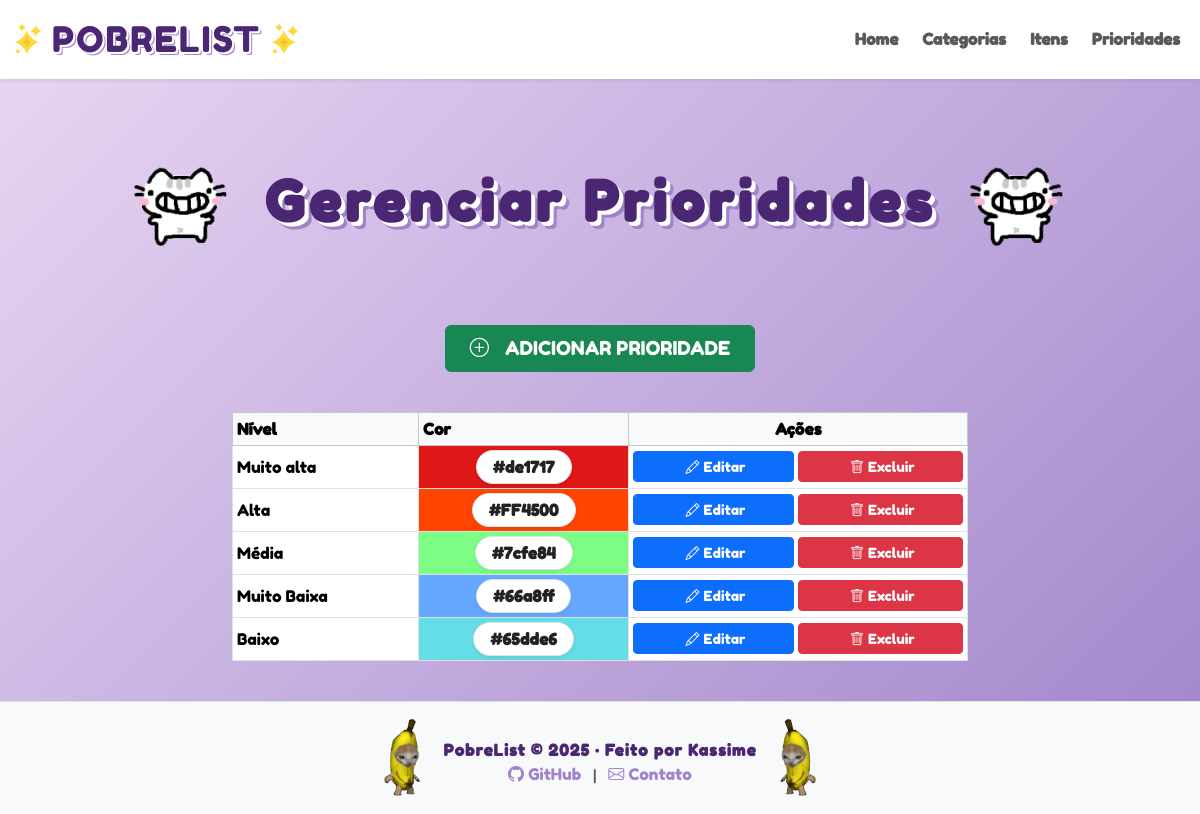
Screenshot of /view/prioridades/listar.php with the database file from the repository.
### tables this page shows
CREATE TABLE `prioridade` (
  `id` int NOT NULL,
  `nivel` varchar(50) NOT NULL,
  `prioridade_cor` varchar(7) NOT NULL
);

### util/Connection.php (called while the page is built, shortened)
<?php
class Connection {
    private static $conn = null;
    public static function getConnection() {
        if(self::$conn == null) {
            try {
                $opcoes = array(
                    PDO::MYSQL_ATTR_INIT_COMMAND => "SET NAMES utf8",
                    PDO::ATTR_ERRMODE => PDO::ERRMODE_EXCEPTION,
                    PDO::ATTR_DEFAULT_FETCH_MODE => PDO::FETCH_ASSOC);
                $strConn = "mysql:host=" . DB_HOST . ";dbname=" . DB_NAME;
                self::$conn = new PDO($strConn, DB_USER, DB_PASSWORD, $opcoes);
            } catch(PDOException $e) {
                echo "Erro ao conectar na base de dados.<br>";
                print_r($e);
            }
        }
        return self::$conn;
    }
}

### controller/PrioridadeController.php (called while the page is built, shortened)
<?php
require_once(__DIR__ . '/../dao/PrioridadeDAO.php');
require_once(__DIR__ . '/../model/Prioridade.php');
class PrioridadeController {
	private PrioridadeDAO $prioridadeDAO;
	public function __construct() {
		$this->prioridadeDAO = new PrioridadeDAO();
	}
	public function listar() {
		return $this->prioridadeDAO->listar();
	}
}

### dao/PrioridadeDAO.php (called while the page is built, shortened)
<?php
require_once(__DIR__ . '/../util/Connection.php');
require_once(__DIR__ . '/../model/Prioridade.php');
class PrioridadeDAO
{
	private $conn;
	public function __construct()
	{
		$this->conn = Connection::getConnection();
	}
	public function listar()
	{
		$sql = "SELECT * FROM prioridade";
		$stmt = $this->conn->prepare($sql);
		$stmt->execute();
		$result = $stmt->fetchAll(PDO::FETCH_ASSOC);
		$prioridades = [];
		foreach ($result as $row) {
			$prioridade = new Prioridade();
			$prioridade->setId($row['id']);
			$prioridade->setNivel($row['nivel']);
			$prioridade->setCor($row['prioridade_cor']);
			$prioridades[] = $prioridade;
		}
		return $prioridades;
	}
}

### model/Prioridade.php (called while the page is built)
<?php
class Prioridade {
	private ?int $id;
	private ?string $nivel;
	private ?string $cor;
	public function getId(): ?int
	{
		return $this->id;
	}
	public function setId(?int $id): self
	{
		$this->id = $id;
		return $this;
	}
	public function getNivel(): ?string
	{
		return $this->nivel;
	}
	public function setNivel(?string $nivel): self
	{
		$this->nivel = $nivel;
		return $this;
	}
	public function getCor(): ?string
	{
		return $this->cor;
	}
	public function setCor(?string $cor): self
	{
		$this->cor = $cor;
		return $this;
	}
}

### view/prioridades/listar.php (the view, shortened to what this page needs)
<?php
require_once(__DIR__ . '/../../controller/PrioridadeController.php');
$prioridadeCont = new PrioridadeController();
$prioridades = $prioridadeCont->listar();
include_once(__DIR__ . '/../include/header.php');
include_once(__DIR__ . '/../include/nav.php');
?>
<div class="container my-4">
    <div class="row justify-content-center mb-5">
        <div class="w-100 col-12 d-flex justify-content-center align-items-center gap-2 flex-wrap">
                <img src="../../src/img/prioridade.png" alt="Estrela direita" style="height:150px;width:auto;">
            <h1 class="pobrelist-subtitulo fw-bold text-nowrap text-center m-0"
                style="font-family:'More Sugar','Fredoka One',cursive; color:#4b2673; text-shadow: 4px 4px 0 #fff, 7px 7px 0 #a084ca; letter-spacing:4px; font-size:clamp(2rem, 6vw, 3.5rem);">
                Gerenciar Prioridades
            </h1>
                <img src="../../src/img/prioridade.png" alt="Estrela direita" style="height:150px;width:auto;">
        </div>
    </div>
    <div class="row g-3 align-items-center justify-content-center mb-4">
        <div class="col-auto mb-3">
            <a href="inserir.php" class="btn btn-success d-flex align-items-center gap-2 px-4 py-2" style="font-size:1.2rem;">
                <span class="me-2"><i class="bi bi-plus-circle"></i></span>
                ADICIONAR PRIORIDADE
            </a>
        </div>
    </div>
    <div class="row justify-content-center">
        <div class="col-12 col-md-10 col-lg-8">
            <div class="table-responsive">
                <table class="table table-bordered table-hover table-sm align-middle bg-white">
                    <thead class="table-light">
                        <tr>
                            <th>Nível</th>
                            <th>Cor</th>
                            <th class="text-center">Ações</th>
                        </tr>
                    </thead>
                    <tbody>
                        <?php if (empty($prioridades)): ?>
                            <tr>
                                <td colspan="3" class="text-center">Nenhuma prioridade cadastrada.</td>
                            </tr>
                        <?php else: ?>
                            <?php foreach ($prioridades as $p): ?>
                                <tr>
                                    <td><?= htmlspecialchars($p->getNivel()) ?></td>
                                    <td class="text-center" style="background-color: <?= htmlspecialchars($p->getCor()) ?>; color: #222; font-weight: bold;">
                                        <span class="badge rounded-pill px-3 py-2 border shadow-sm"
                                              style="background: #fff; color: #222; font-size: 1rem;">
                                            <?= htmlspecialchars($p->getCor()) ?>
                                        </span>
                                    </td>
                                    <td class="text-center">
                                        <div class="d-flex flex-wrap justify-content-center gap-1">
                                            <a href="alterar.php?id=<?= $p->getId() ?>" class="btn btn-sm btn-primary flex-fill">
                                                <i class="bi bi-pencil mx-1"></i>Editar
                                            </a>
                                            <a href="excluir.php?id=<?= $p->getId() ?>" class="btn btn-sm btn-danger flex-fill"
                                               onclick="return confirm('Tem certeza que deseja excluir <?= $p->getNivel() ?>?');">
                                                <i class="bi bi-trash mx-1"></i>Excluir
                                            </a>
                                        </div>
                                    </td>
                                </tr>
                            <?php endforeach; ?>
                        <?php endif; ?>
                    </tbody>
                </table>
            </div>
        </div>
    </div>
</div>
<?php include_once(__DIR__ . '/../include/footer.php'); ?>

### css/style.css (style rules this page uses)
html, body { height: 100%; }
body { min-height: 100vh; height: 100%; display: flex; flex-direction: column; font-family: 'Fredoka One', Arial, sans-serif; background: linear-gradient(-45deg, #e9d8f4, #af64cc, #cdb4f6, #a084ca, #e9d8f4); background-size: 400% 400%; animation: gradientBG 15s ease infinite; }
.pobrelist-title, .pobrelist-subtitulo { color: #4b2673; text-shadow: 3px 3px 0 #fff, 5px 5px 0 #a084ca; letter-spacing: 2px; margin-bottom: 2rem; font-family: 'More Sugar', 'Fredoka One', Arial, sans-serif; }
body, html { overflow-x: hidden; }

### rows the page displays
prioridade: nivel "Muito alta", prioridade_cor "#de1717"
prioridade: nivel "Alta", prioridade_cor "#FF4500"
prioridade: nivel "Média", prioridade_cor "#7cfe84"
prioridade: nivel "Muito Baixa", prioridade_cor "#66a8ff"
prioridade: nivel "Baixo", prioridade_cor "#65dde6"
